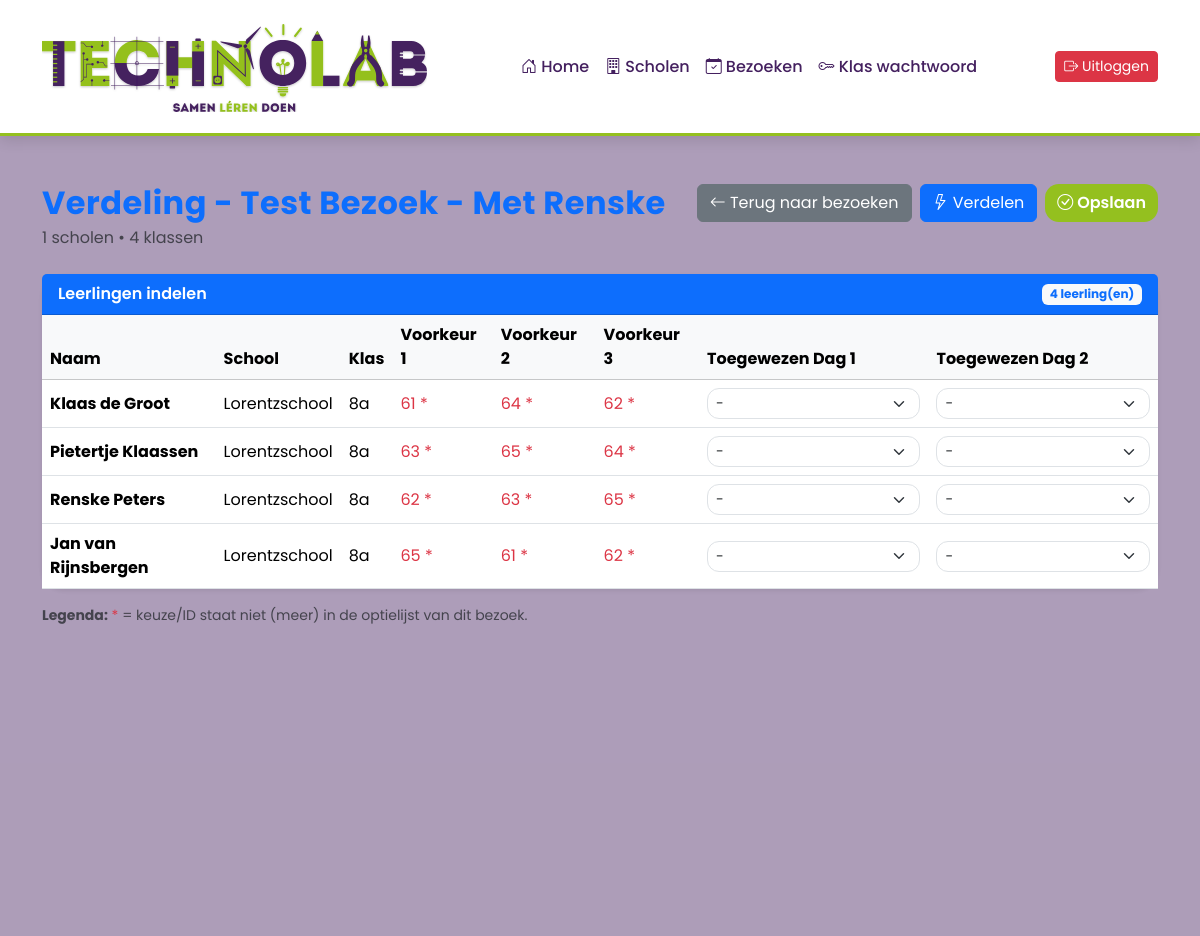
The app's page /indeling.php?bezoek_id=4 (signed in) with its own data.
### tables this page shows
CREATE TABLE `bezoek` (
  `bezoek_id` int(11) NOT NULL,
  `naam` varchar(255) NOT NULL,
  `type_onderwijs` enum('PO','VO','MBO') NOT NULL,
  `schooljaar` varchar(20) NOT NULL DEFAULT '',
  `pincode` varchar(50) NOT NULL,
  `max_keuzes` tinyint(3) UNSIGNED NOT NULL DEFAULT 2,
  `po_dag1` datetime DEFAULT NULL,
  `po_dag2` datetime DEFAULT NULL,
  `vo_week_start` date DEFAULT NULL,
  `vo_week_eind` date DEFAULT NULL,
  `actief` tinyint(1) NOT NULL DEFAULT 1,
  `created_at` timestamp NOT NULL DEFAULT current_timestamp()
);

CREATE TABLE `leerling` (
  `leerling_id` int(11) NOT NULL,
  `klas_id` int(11) NOT NULL,
  `voornaam` varchar(100) NOT NULL,
  `tussenvoegsel` varchar(100) DEFAULT NULL,
  `achternaam` varchar(100) NOT NULL,
  `voorkeur1` varchar(100) DEFAULT NULL,
  `voorkeur2` varchar(100) DEFAULT NULL,
  `voorkeur3` varchar(100) DEFAULT NULL,
  `voorkeur4` varchar(100) DEFAULT NULL,
  `voorkeur5` varchar(100) DEFAULT NULL,
  `toegewezen_week` varchar(100) DEFAULT NULL,
  `toegewezen_dag1` varchar(100) DEFAULT NULL,
  `toegewezen_dag2` varchar(100) DEFAULT NULL
);

CREATE TABLE `school` (
  `school_id` smallint(6) NOT NULL,
  `schoolnaam` varchar(100) NOT NULL,
  `plaats` varchar(100) NOT NULL,
  `type_onderwijs` set('Primair Onderwijs','Voortgezet Onderwijs','MBO') DEFAULT NULL
);

CREATE TABLE `klas` (
  `klas_id` int(11) NOT NULL,
  `school_id` int(11) NOT NULL,
  `klasaanduiding` varchar(100) NOT NULL,
  `leerjaar` varchar(100) DEFAULT NULL,
  `schooljaar` varchar(100) NOT NULL
);

### includes/functions.php (called while the page is built, shortened)
<?php
function e($waarde): string
{
    return htmlspecialchars((string)$waarde, ENT_QUOTES, 'UTF-8');
}

### indeling.php (the view, shortened to what this page needs)
<?php
require 'includes/config.php';
$bezoekId = (int)$_GET['bezoek_id'];
$kolomCheckStmt = $conn->prepare("
    SELECT COLUMN_NAME
    FROM INFORMATION_SCHEMA.COLUMNS
    WHERE TABLE_SCHEMA = DATABASE()
      AND TABLE_NAME = 'leerling'
      AND COLUMN_NAME IN ('toegewezen_dag1', 'toegewezen_dag2')
");
$kolomCheckStmt->execute();
$gevondenKolommen = [];
$kolomCheckResult = $kolomCheckStmt->get_result();
while ($kolomRij = $kolomCheckResult->fetch_assoc()) {
    $gevondenKolommen[] = $kolomRij['COLUMN_NAME'];
}
$heeftDag1Kolom = in_array('toegewezen_dag1', $gevondenKolommen, true);
$heeftDag2Kolom = in_array('toegewezen_dag2', $gevondenKolommen, true);
require 'includes/header.php';
$stmt = $conn->prepare('SELECT bezoek_id, naam, type_onderwijs, max_keuzes FROM bezoek WHERE bezoek_id = ?');
$stmt->bind_param('i', $bezoekId);
$stmt->execute();
$bezoekGegevens = $stmt->get_result()->fetch_assoc();
$is_po_bezoek = (($bezoekGegevens['type_onderwijs'] ?? '') === 'PO');
$maxKeuzes = (int)($bezoekGegevens['max_keuzes'] ?? 2);
$stmt = $conn->prepare("
    SELECT COUNT(*) AS klassen_count, COUNT(DISTINCT k.school_id) AS scholen_count
    FROM bezoek_klas bk
    INNER JOIN klas k ON k.klas_id = bk.klas_id
    WHERE bk.bezoek_id = ?
");
$stmt->bind_param('i', $bezoekId);
$stmt->execute();
$bezoekStatistiek = $stmt->get_result()->fetch_assoc();
$paginaTitel = 'Verdeling - ' . ($bezoekGegevens['naam'] ?? 'Bezoek');
$paginaSubtitel = ((int)($bezoekStatistiek['scholen_count'] ?? 0)) . ' scholen • ' . ((int)($bezoekStatistiek['klassen_count'] ?? 0)) . ' klassen';
$stmt = $conn->prepare("
    SELECT bo.optie_id AS id, bo.naam, bo.dag_deel
    FROM bezoek_optie bo
    WHERE bo.bezoek_id = ? AND bo.actief = 1
    ORDER BY bo.volgorde ASC
");
$stmt->bind_param('i', $bezoekId);
$stmt->execute();
$optie_result = $stmt->get_result();
$wereldNaamPerId = [];
while ($optieRij = $optie_result->fetch_assoc()) {
    $wereldId = (int)$optieRij['id'];
    $wereldNaamPerId[$wereldId] = $optieRij['naam'];
}
$leerlingenSql = "
    SELECT l.leerling_id, l.voornaam, l.tussenvoegsel, l.achternaam,
           l.voorkeur1, l.voorkeur2, l.voorkeur3, l.toegewezen_week,
           k.klasaanduiding, s.schoolnaam";
if ($heeftDag1Kolom) {
    $leerlingenSql .= ', l.toegewezen_dag1';
} else {
    $leerlingenSql .= ', NULL AS toegewezen_dag1';
}
if ($heeftDag2Kolom) {
    $leerlingenSql .= ', l.toegewezen_dag2';
} else {
    $leerlingenSql .= ', NULL AS toegewezen_dag2';
}
$leerlingenSql .= "
    FROM leerling l
    INNER JOIN bezoek_klas bk ON bk.klas_id = l.klas_id
    INNER JOIN klas k ON k.klas_id = l.klas_id
    INNER JOIN school s ON s.school_id = k.school_id
    WHERE bk.bezoek_id = ?
    ORDER BY s.schoolnaam ASC, k.klasaanduiding ASC, l.achternaam ASC, l.voornaam ASC
";
$stmt = $conn->prepare($leerlingenSql);
$stmt->bind_param('i', $bezoekId);
$stmt->execute();
$leerlingen_lijst = $stmt->get_result()->fetch_all(MYSQLI_ASSOC);
?>
<div class="ttr-app">
    <div class="container py-5">
        <div class="d-flex justify-content-between align-items-start mb-4">
            <div>
                <h2 class="fw-bold text-primary mb-1"><?= e($paginaTitel) ?></h2>
                <div class="text-muted"><?= e($paginaSubtitel) ?></div>
            </div>
            <div class="d-flex gap-2">
                <a href="bezoeken.php" class="btn btn-secondary">
                    <i class="bi bi-arrow-left"></i> Terug naar bezoeken
                </a>
                <button id="btnAuto" class="btn btn-primary">
                    <i class="bi bi-lightning"></i> Verdelen
                </button>
                <button id="btnSave" class="btn btn-success">
                    <i class="bi bi-check-circle"></i> Opslaan
                </button>
            </div>
        </div>
        <div class="card shadow-sm border-0">
            <div class="card-header bg-primary text-white fw-semibold d-flex justify-content-between align-items-center">
                <span>Leerlingen indelen</span>
                <span class="badge bg-light text-primary"><?= count($leerlingen_lijst) ?> leerling(en)</span>
            </div>
            <div class="card-body p-0">
                <div style="overflow-x: auto;">
                    <table class="table table-hover align-middle mb-0">
                        <thead class="table-light">
                            <tr>
                                <th>Naam</th>
                                <th>School</th>
                                <th>Klas</th>
                                <th>Voorkeur 1</th>
                                <th>Voorkeur 2</th>
                                <?php if ($maxKeuzes >= 3): ?><th>Voorkeur 3</th><?php endif; ?>
                                <?php if ($is_po_bezoek): ?>
                                    <th>Toegewezen Dag 1</th>
                                    <th>Toegewezen Dag 2</th>
                                <?php else: ?>
                                    <th>Toegewezen week</th>
                                <?php endif; ?>
                            </tr>
                        </thead>
                        <tbody>
                            <?php if (empty($leerlingen_lijst)): ?>
                                <tr>
                                    <td colspan="<?= $is_po_bezoek ? ($maxKeuzes >= 3 ? 8 : 7) : ($maxKeuzes >= 3 ? 7 : 6) ?>" class="text-center py-3 text-muted">Nog geen leerlingen.</td>
                                </tr>
                            <?php else: ?>
                                <?php foreach ($leerlingen_lijst as $leerling): ?>
                                    <?php
                                    $leerlingId = (int)$leerling['leerling_id'];
                                    ?>
                                    <tr data-student-row="<?= $leerlingId ?>">
                                        <td><strong><?= e(trim($leerling['voornaam'] . ' ' . ($leerling['tussenvoegsel'] ?: '') . ' ' . $leerling['achternaam'])) ?></strong></td>
                                        <td><?= e($leerling['schoolnaam']) ?></td>
                                        <td><?= e($leerling['klasaanduiding']) ?></td>
                                        <?php for ($i = 1; $i <= 2; $i++): ?>
                                            <td>
                                                <?php
                                                $voorkeurWaarde = $leerling['voorkeur' . $i] ?? '';
                                                if (ctype_digit((string)$voorkeurWaarde) && isset($wereldNaamPerId[(int)$voorkeurWaarde])) {
                                                    echo e($wereldNaamPerId[(int)$voorkeurWaarde]);
                                                } elseif ($voorkeurWaarde === '' || $voorkeurWaarde === null) {
                                                    echo '<span class="text-muted">-</span>';
                                                } else {
                                                    echo '<span class="text-danger">' . e($voorkeurWaarde) . ' *</span>';
                                                }
                                                ?>
                                            </td>
                                        <?php endfor; ?>
                                        <?php if ($maxKeuzes >= 3): ?>
                                            <td>
                                                <?php
                                                $voorkeurWaarde = $leerling['voorkeur3'] ?? '';
                                                if (ctype_digit((string)$voorkeurWaarde) && isset($wereldNaamPerId[(int)$voorkeurWaarde])) {
                                                    echo e($wereldNaamPerId[(int)$voorkeurWaarde]);
                                                } elseif ($voorkeurWaarde === '' || $voorkeurWaarde === null) {
                                                    echo '<span class="text-muted">-</span>';
                                                } else {
                                                    echo '<span class="text-danger">' . e($voorkeurWaarde) . ' *</span>';
                                                }
                                                ?>
                                            </td>
                                        <?php endif; ?>
                                        <?php if ($is_po_bezoek): ?>
                                            <td>
                                                <select class="form-select form-select-sm assign-dag1" data-leerling-id="<?= $leerlingId ?>">
                                                    <option value="">-</option>
                                                </select>
                                            </td>
                                            <td>
                                                <select class="form-select form-select-sm assign-dag2" data-leerling-id="<?= $leerlingId ?>">
                                                    <option value="">-</option>
                                                </select>
                                            </td>
                                        <?php endif; ?>
                                    </tr>
                                <?php endforeach; ?>
                            <?php endif; ?>
                        </tbody>
                    </table>
                </div>
            </div>
        </div>
        <div class="mt-3 small text-muted">
            <strong>Legenda:</strong> <span class="text-danger">*</span> = keuze/ID staat niet (meer) in de optielijst van dit bezoek.
        </div>
    </div>
</div>
<?php require 'includes/footer.php'; ?>

### css/index.css (style rules this page uses)
:root { --tl-purple: #44205F; --tl-green: #94C01F; --tl-white: #ffffff; --tl-orange: #FF6F3C; --tl-purple-light: rgba(68, 32, 95, 0.10); --tl-purple-dark: rgba(68, 32, 95, 0.25); --tl-green-light: rgba(148, 192, 31, 0.18); --tl-orange-light: rgba(255, 111, 60, 0.15); }
.ttr-app { background: var(--tl-purple-dark); font-family: "Poppins", sans-serif; color: #2b2b2b; min-height: 100vh; }
.ttr-app h2, .ttr-app h5 { color: var(--tl-purple); }
.ttr-app h2 { font-weight: 700; letter-spacing: 0.5px; }
.ttr-app .card { background: var(--tl-white); border-radius: 22px; border: none; box-shadow: 0 10px 28px rgba(0,0,0,0.08); transition: transform 0.25s ease, box-shadow 0.25s ease; animation: softFloat 8s ease-in-out infinite; }
.form-control, .form-select { border-radius: 12px; transition: border-color 0.15s ease, box-shadow 0.15s ease; }
.btn-success { background: var(--tl-green); color: var(--tl-white); border-radius: 14px; border: none; font-weight: 600; transition: transform 0.15s ease, box-shadow 0.15s ease; }

### records on screen
bezoek: naam "Verdeling - Test Bezoek - Met Renske"
leerling: voornaam+tussenvoegsel+achternaam "Klaas de Groot", school.schoolnaam "Lorentzschool", klas.klasaanduiding "8a", voorkeur1 "61", voorkeur2 "64", voorkeur3 "62"
leerling: voornaam+tussenvoegsel+achternaam "Pietertje Klaassen", school.schoolnaam "Lorentzschool", klas.klasaanduiding "8a", voorkeur1 "63", voorkeur2 "65", voorkeur3 "64"
leerling: voornaam+tussenvoegsel+achternaam "Renske Peters", school.schoolnaam "Lorentzschool", klas.klasaanduiding "8a", voorkeur1 "62", voorkeur2 "63", voorkeur3 "65"
leerling: voornaam+tussenvoegsel+achternaam "Jan van Rijnsbergen", school.schoolnaam "Lorentzschool", klas.klasaanduiding "8a", voorkeur1 "65", voorkeur2 "61", voorkeur3 "62"

### other values on screen
$paginaSubtitel "1 scholen • 4 klassen"
count($leerlingen_lijst) "4"
